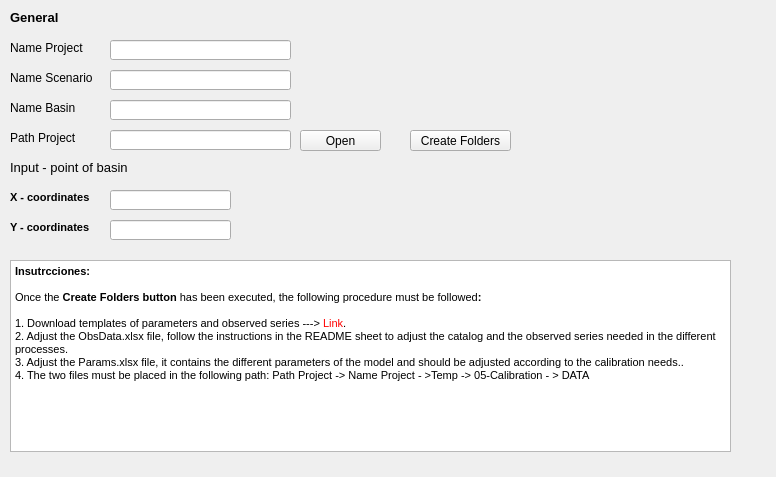
            <widget class="QWidget" name="Step1">
             <property name="geometry">
              <rect>
               <x>0</x>
               <y>0</y>
               <width>776</width>
               <height>477</height>
              </rect>
             </property>
             <attribute name="label">
              <string>Step 1 - Configuration Project</string>
             </attribute>
             <widget class="QLabel" name="label_3">
              <property name="geometry">
               <rect>
                <x>10</x>
                <y>10</y>
                <width>121</width>
                <height>16</height>
               </rect>
              </property>
              <property name="text">
               <string>&lt;html&gt;&lt;head/&gt;&lt;body&gt;&lt;p&gt;&lt;span style=&quot; font-size:10pt; font-weight:600;&quot;&gt;General&lt;/span&gt;&lt;/p&gt;&lt;/body&gt;&lt;/html&gt;</string>
              </property>
             </widget>
             <widget class="QLineEdit" name="name_project">
              <property name="geometry">
               <rect>
                <x>110</x>
                <y>40</y>
                <width>181</width>
                <height>20</height>
               </rect>
              </property>
             </widget>
             <widget class="QLineEdit" name="output_path">
              <property name="geometry">
               <rect>
                <x>110</x>
                <y>130</y>
                <width>181</width>
                <height>20</height>
               </rect>
              </property>
             </widget>
             <widget class="QPushButton" name="select_output">
              <property name="geometry">
               <rect>
                <x>300</x>
                <y>130</y>
                <width>81</width>
                <height>21</height>
               </rect>
              </property>
              <property name="text">
               <string>Open</string>
              </property>
             </widget>
             <widget class="QLabel" name="label">
              <property name="geometry">
               <rect>
                <x>10</x>
                <y>40</y>
                <width>121</width>
                <height>16</height>
               </rect>
              </property>
              <property name="text">
               <string>&lt;html&gt;&lt;head/&gt;&lt;body&gt;&lt;p&gt;Name Project&lt;/p&gt;&lt;/body&gt;&lt;/html&gt;</string>
              </property>
             </widget>
             <widget class="QLabel" name="label_2">
              <property name="geometry">
               <rect>
                <x>10</x>
                <y>130</y>
                <width>121</width>
                <height>16</height>
               </rect>
              </property>
              <property name="text">
               <string>&lt;html&gt;&lt;head/&gt;&lt;body&gt;&lt;p&gt;Path Project&lt;/p&gt;&lt;/body&gt;&lt;/html&gt;</string>
              </property>
             </widget>
             <widget class="QLabel" name="label_4">
              <property name="geometry">
               <rect>
                <x>10</x>
                <y>70</y>
                <width>121</width>
                <height>16</height>
               </rect>
              </property>
              <property name="text">
               <string>&lt;html&gt;&lt;head/&gt;&lt;body&gt;&lt;p&gt;Name Scenario&lt;/p&gt;&lt;/body&gt;&lt;/html&gt;</string>
              </property>
             </widget>
             <widget class="QLineEdit" name="name_scenario">
              <property name="geometry">
               <rect>
                <x>110</x>
                <y>70</y>
                <width>181</width>
                <height>20</height>
               </rect>
              </property>
             </widget>
             <widget class="QLineEdit" name="Name_Basin">
              <property name="geometry">
               <rect>
                <x>110</x>
                <y>100</y>
                <width>181</width>
                <height>20</height>
               </rect>
              </property>
             </widget>
             <widget class="QLabel" name="label_5">
              <property name="geometry">
               <rect>
                <x>10</x>
                <y>100</y>
                <width>121</width>
                <height>16</height>
               </rect>
              </property>
              <property name="text">
               <string>&lt;html&gt;&lt;head/&gt;&lt;body&gt;&lt;p&gt;Name Basin&lt;/p&gt;&lt;/body&gt;&lt;/html&gt;</string>
              </property>
             </widget>
             <widget class="QTextBrowser" name="textBrowser">
              <property name="geometry">
               <rect>
                <x>10</x>
                <y>260</y>
                <width>721</width>
                <height>192</height>
               </rect>
              </property>
              <property name="html">
               <string>&lt;!DOCTYPE HTML PUBLIC &quot;-//W3C//DTD HTML 4.0//EN&quot; &quot;http://www.w3.org/TR/REC-html40/strict.dtd&quot;&gt;
&lt;html&gt;&lt;head&gt;&lt;meta name=&quot;qrichtext&quot; content=&quot;1&quot; /&gt;&lt;style type=&quot;text/css&quot;&gt;
p, li { white-space: pre-wrap; }
&lt;/style&gt;&lt;/head&gt;&lt;body style=&quot; font-family:'MS Shell Dlg 2'; font-size:8.25pt; font-weight:600; font-style:normal;&quot;&gt;
&lt;p style=&quot; margin-top:0px; margin-bottom:0px; margin-left:0px; margin-right:0px; -qt-block-indent:0; text-indent:0px;&quot;&gt;Insutrcciones:&lt;br /&gt;&lt;br /&gt;&lt;span style=&quot; font-weight:400;&quot;&gt;Once the &lt;/span&gt;Create Folders button&lt;span style=&quot; font-weight:400;&quot;&gt; has been executed, the following procedure must be followed&lt;/span&gt;: &lt;span style=&quot; font-weight:400;&quot;&gt;&lt;br /&gt;&lt;br /&gt;1. Download templates of parameters and observed series ---&amp;gt; &lt;/span&gt;&lt;span style=&quot; font-weight:400; color:#ff0000;&quot;&gt;Link&lt;/span&gt;&lt;span style=&quot; font-weight:400;&quot;&gt;.&lt;/span&gt;&lt;/p&gt;
&lt;p style=&quot; margin-top:0px; margin-bottom:0px; margin-left:0px; margin-right:0px; -qt-block-indent:0; text-indent:0px;&quot;&gt;&lt;span style=&quot; font-weight:400;&quot;&gt;2. Adjust the ObsData.xlsx file, follow the instructions in the README sheet to adjust the catalog and the observed series needed in the different processes.&lt;/span&gt;&lt;/p&gt;
&lt;p style=&quot; margin-top:0px; margin-bottom:0px; margin-left:0px; margin-right:0px; -qt-block-indent:0; text-indent:0px;&quot;&gt;&lt;span style=&quot; font-weight:400;&quot;&gt;3. Adjust the Params.xlsx file, it contains the different parameters of the model and should be adjusted according to the calibration needs..&lt;/span&gt;&lt;/p&gt;
&lt;p style=&quot; margin-top:0px; margin-bottom:0px; margin-left:0px; margin-right:0px; -qt-block-indent:0; text-indent:0px;&quot;&gt;&lt;span style=&quot; font-weight:400;&quot;&gt;4. The two files must be placed in the following path: Path Project -&amp;gt; Name Project - &amp;gt;Temp -&amp;gt; 05-Calibration - &amp;gt; DATA&lt;/span&gt;&lt;/p&gt;
&lt;p style=&quot;-qt-paragraph-type:empty; margin-top:0px; margin-bottom:0px; margin-left:0px; margin-right:0px; -qt-block-indent:0; text-indent:0px; font-weight:400;&quot;&gt;&lt;br /&gt;&lt;/p&gt;&lt;/body&gt;&lt;/html&gt;</string>
              </property>
             </widget>
             <widget class="QPushButton" name="Create_Folders">
              <property name="geometry">
               <rect>
                <x>410</x>
                <y>130</y>
                <width>101</width>
                <height>21</height>
               </rect>
              </property>
              <property name="text">
               <string>Create Folders</string>
              </property>
             </widget>
             <widget class="QPushButton" name="Next_Step_2">
              <property name="geometry">
               <rect>
                <x>630</x>
                <y>480</y>
                <width>101</width>
                <height>21</height>
               </rect>
              </property>
              <property name="text">
               <string>Next</string>
              </property>
             </widget>
             <widget class="QLabel" name="label_9">
              <property name="geometry">
               <rect>
                <x>10</x>
                <y>220</y>
                <width>101</width>
                <height>16</height>
               </rect>
              </property>
              <property name="text">
               <string>&lt;html&gt;&lt;head/&gt;&lt;body&gt;&lt;p&gt;&lt;span style=&quot; font-size:8pt; font-weight:600;&quot;&gt;Y - coordinates&lt;/span&gt;&lt;/p&gt;&lt;/body&gt;&lt;/html&gt;</string>
              </property>
             </widget>
             <widget class="QLabel" name="label_7">
              <property name="geometry">
               <rect>
                <x>10</x>
                <y>190</y>
                <width>101</width>
                <height>16</height>
               </rect>
              </property>
              <property name="text">
               <string>&lt;html&gt;&lt;head/&gt;&lt;body&gt;&lt;p&gt;&lt;span style=&quot; font-size:8pt; font-weight:600;&quot;&gt;X - coordinates&lt;/span&gt;&lt;/p&gt;&lt;/body&gt;&lt;/html&gt;</string>
              </property>
             </widget>
             <widget class="QLineEdit" name="X_coor">
              <property name="geometry">
               <rect>
                <x>110</x>
                <y>190</y>
                <width>121</width>
                <height>20</height>
               </rect>
              </property>
             </widget>
             <widget class="QLineEdit" name="Y_coor">
              <property name="geometry">
               <rect>
                <x>110</x>
                <y>220</y>
                <width>121</width>
                <height>20</height>
               </rect>
              </property>
             </widget>
             <widget class="QLabel" name="label_6">
              <property name="geometry">
               <rect>
                <x>10</x>
                <y>160</y>
                <width>151</width>
                <height>16</height>
               </rect>
              </property>
              <property name="text">
               <string>&lt;html&gt;&lt;head/&gt;&lt;body&gt;&lt;p&gt;&lt;span style=&quot; font-size:10pt;&quot;&gt;Input - point of basin&lt;/span&gt;&lt;/p&gt;&lt;/body&gt;&lt;/html&gt;</string>
              </property>
             </widget>
            </widget>
